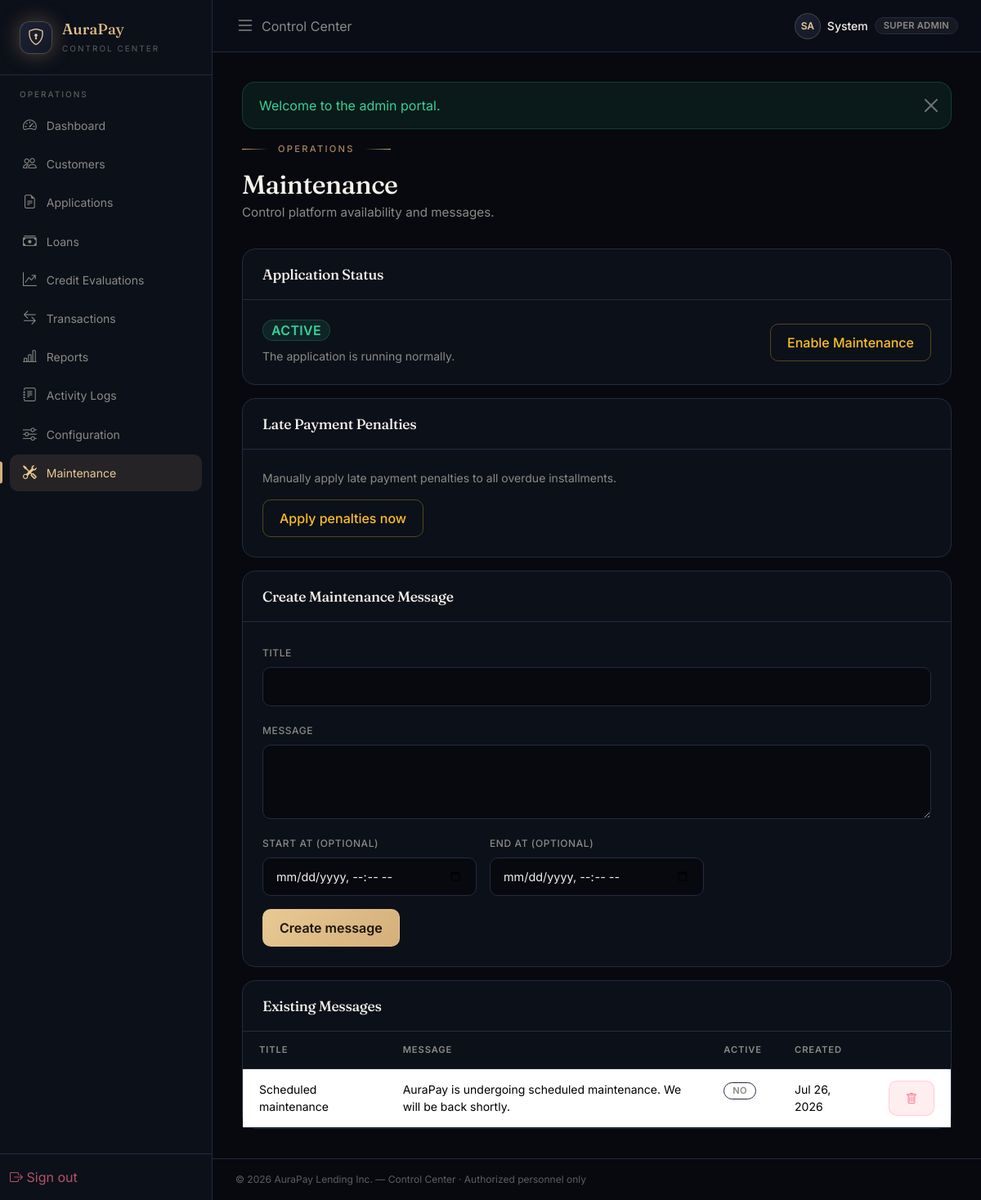
The page /admin/maintenance.php (signed in) on the database its author committed.
### tables this page shows
CREATE TABLE `users` (
    `id`                  BIGINT UNSIGNED NOT NULL AUTO_INCREMENT,
    `first_name`          VARCHAR(100)    NOT NULL,
    `middle_name`         VARCHAR(100)    DEFAULT NULL,
    `last_name`           VARCHAR(100)    NOT NULL,
    `email`               VARCHAR(190)    NOT NULL,
    `password_hash`       VARCHAR(255)    NOT NULL,
    `phone`               VARCHAR(32)     NOT NULL,
    `user_type`           ENUM('customer','admin') NOT NULL DEFAULT 'customer',
    `role`                VARCHAR(50)     DEFAULT NULL,
    `status`              ENUM('active','inactive','suspended','pending') NOT NULL DEFAULT 'pending',
    `email_verified_at`   DATETIME        DEFAULT NULL,
    `last_login_at`       DATETIME        DEFAULT NULL,
    `failed_login_attempts` INT UNSIGNED  NOT NULL DEFAULT 0,
    `locked_until`        DATETIME        DEFAULT NULL,
    `created_at`          DATETIME        NOT NULL DEFAULT CURRENT_TIMESTAMP,
    `updated_at`          DATETIME        NOT NULL DEFAULT CURRENT_TIMESTAMP ON UPDATE CURRENT_TIMESTAMP,
    PRIMARY KEY (`id`),
    UNIQUE KEY `uniq_users_email` (`email`),
    KEY `idx_users_type` (`user_type`),
    KEY `idx_users_status` (`status`),
    KEY `idx_users_phone` (`phone`)
);

CREATE TABLE `maintenance_messages` (
    `id`         BIGINT UNSIGNED NOT NULL AUTO_INCREMENT,
    `title`      VARCHAR(255)    NOT NULL,
    `message`    TEXT            NOT NULL,
    `start_at`   DATETIME        DEFAULT NULL,
    `end_at`     DATETIME        DEFAULT NULL,
    `is_active`  TINYINT(1)      NOT NULL DEFAULT 1,
    `created_by` BIGINT UNSIGNED DEFAULT NULL,
    `created_at` DATETIME        NOT NULL DEFAULT CURRENT_TIMESTAMP,
    `updated_at` DATETIME        NOT NULL DEFAULT CURRENT_TIMESTAMP ON UPDATE CURRENT_TIMESTAMP,
    PRIMARY KEY (`id`),
    KEY `idx_maint_active` (`is_active`)
);

### helpers/Session.php (called while the page is built, shortened)
<?php
final class Session
{
    public static function get(string $key, $default = null)
    {
        return $_SESSION[$key] ?? $default;
    }
    public static function isLoggedIn(): bool
    {
        return isset($_SESSION['user_id']);
    }
    public static function userId(): ?int
    {
        return self::isLoggedIn() ? (int) self::get('user_id') : null;
    }
    public static function userName(): string
    {
        return (string) self::get('user_name', '');
    }
    public static function userRole(): ?string
    {
        return self::get('user_role');
    }
    public static function flash(string $key, $value = null)
    {
        $val = $_SESSION['_flash'][$key] ?? null;
        return $val;
    }
    public static function hasFlash(string $key): bool
    {
        return isset($_SESSION['_flash'][$key]);
    }
}

### helpers/Util.php (called while the page is built, shortened)
<?php
final class Util
{
    public static function formatDate(?string $date, string $format = 'M j, Y'): string
    {
        $ts = strtotime($date);
        return $ts ? date($format, $ts) : '—';
    }
    public static function initials(string $name): string
    {
        $parts = preg_split('/\s+/', trim($name));
        return strtoupper(substr($parts[0], 0, 1) . substr(end($parts), 0, 1));
    }
}

### helpers/Database.php (called while the page is built, shortened)
<?php
final class Database
{
    private static ?PDO $instance = null;
    public static function connection(): PDO
    {
        if (self::$instance instanceof PDO) {
            return self::$instance;
        }
        $cfg = require CONFIG_PATH . '/database.php';
        $dsn = sprintf(
            'mysql:host=%s;port=%d;dbname=%s;charset=%s',
            $cfg['host'],
            $cfg['port'],
            $cfg['name'],
            $cfg['charset']
        );
        $options = [
            PDO::ATTR_ERRMODE            => PDO::ERRMODE_EXCEPTION,
            PDO::ATTR_DEFAULT_FETCH_MODE => PDO::FETCH_ASSOC,
            PDO::ATTR_EMULATE_PREPARES   => false,
            PDO::ATTR_PERSISTENT         => false,
        ];
        try {
            self::$instance = new PDO($dsn, $cfg['user'], $cfg['pass'], $options);
        } catch (PDOException $e) {
            self::fail($e);
        }
        return self::$instance;
    }
    public static function query(string $sql, array $params = []): PDOStatement
    {
        $stmt = self::connection()->prepare($sql);
        $stmt->execute($params);
        return $stmt;
    }
    public static function fetch(string $sql, array $params = []): ?array
    {
        $stmt = self::query($sql, $params);
        $row = $stmt->fetch();
        return $row === false ? null : $row;
    }
    public static function fetchAll(string $sql, array $params = []): array
    {
        return self::query($sql, $params)->fetchAll();
    }
}

### helpers/Settings.php (called while the page is built, shortened)
<?php
final class Settings
{
    public static function get(string $key, $default = null)
    {
        $row = Database::fetch('SELECT value FROM settings WHERE key_name = :k', [':k' => $key]);
        $value = $row ? $row['value'] : $default;
        return $value;
    }
}

### admin/maintenance.php (the view, shortened to what this page needs)
<?php
require_once __DIR__ . '/../includes/admin_header.php';
$appStatus = Settings::get('app_status', 'active');
$messages = Database::fetchAll('SELECT * FROM maintenance_messages ORDER BY created_at DESC');
?>
<div class="page-header">
    <?= section_label('Operations') ?>
    <h1 class="page-title">Maintenance</h1>
    <p class="page-subtitle">Control platform availability and messages.</p>
</div>
<div class="card mb-3">
    <div class="card-header"><h5 class="mb-0">Application Status</h5></div>
    <div class="card-body">
        <div class="d-flex align-items-center justify-content-between">
            <div>
                <span class="badge <?= $appStatus==='active'?'badge-emerald':'badge-rose' ?> fs-6">
                    <?= $appStatus === 'active' ? 'Active' : 'Maintenance Mode' ?>
                </span>
                <p class="text-muted small mt-2 mb-0">
                    <?= $appStatus === 'active' ? 'The application is running normally.' : 'The application is in maintenance mode. Customers cannot access the portal.' ?>
                </p>
            </div>
            <form method="post" onsubmit="return confirm('Toggle maintenance mode?')">
                <button type="submit" class="btn <?= $appStatus==='active'?'btn-ghost-gold':'btn-emerald' ?>" style="<?= $appStatus==='active'?'color: var(--amber); border-color: rgba(251,191,36,0.3);':'' ?>">
                    <?= $appStatus === 'active' ? 'Enable Maintenance' : 'Disable Maintenance' ?>
                </button>
            </form>
        </div>
    </div>
</div>
<div class="card mb-3">
    <div class="card-header"><h5 class="mb-0">Late Payment Penalties</h5></div>
    <div class="card-body">
        <p class="text-muted small">Manually apply late payment penalties to all overdue installments.</p>
        <form method="post" onsubmit="return confirm('Apply penalties to all overdue installments?')">
            <button type="submit" class="btn btn-ghost-gold" style="color: var(--amber); border-color: rgba(251,191,36,0.3);">Apply penalties now</button>
        </form>
    </div>
</div>
<div class="card mb-3">
    <div class="card-header"><h5 class="mb-0">Create Maintenance Message</h5></div>
    <div class="card-body">
        <form method="post">
            <div class="mb-3"><label class="form-label">Title</label><input type="text" name="title" class="form-control" required></div>
            <div class="mb-3"><label class="form-label">Message</label><textarea name="message" class="form-control" rows="3" required></textarea></div>
            <div class="row g-3">
                <div class="col-md-4"><label class="form-label">Start at (optional)</label><input type="datetime-local" name="start_at" class="form-control"></div>
                <div class="col-md-4"><label class="form-label">End at (optional)</label><input type="datetime-local" name="end_at" class="form-control"></div>
            </div>
            <button type="submit" class="btn btn-gold mt-3">Create message</button>
        </form>
    </div>
</div>
<div class="card">
    <div class="card-header"><h5 class="mb-0">Existing Messages</h5></div>
    <div class="card-body p-0">
        <div class="table-responsive">
            <table class="table table-sm mb-0">
                <thead><tr><th>Title</th><th>Message</th><th>Active</th><th>Created</th><th></th></tr></thead>
                <tbody>
                    <?php foreach ($messages as $msg): ?>
                    <tr>
                        <td><?= htmlspecialchars($msg['title']) ?></td>
                        <td class="small"><?= htmlspecialchars($msg['message']) ?></td>
                        <td><?= $msg['is_active'] ? '<span class="badge badge-emerald">Yes</span>' : '<span class="badge badge-neutral">No</span>' ?></td>
                        <td><?= Util::formatDate($msg['created_at']) ?></td>
                        <td>
                            <form method="post" class="d-inline" onsubmit="return confirm('Delete this message?')">
                                <button type="submit" class="btn btn-sm btn-danger"><i class="bi bi-trash"></i></button>
                            </form>
                        </td>
                    </tr>
                    <?php endforeach; ?>
                </tbody>
            </table>
        </div>
    </div>
</div>
<?php require_once __DIR__ . '/../includes/admin_footer.php'; ?>

### includes/admin_header.php (shortened to what this page needs)
<?php
require_once __DIR__ . '/../includes/product.php';
$adminUser = Database::fetch('SELECT * FROM users WHERE id = :id', [':id' => Session::userId()]);
$p = product();
$role = Session::userRole();
$active = basename($_SERVER['PHP_SELF'] ?? '');
?>
<!DOCTYPE html>
<html lang="en">
<head>
    <link href="https://cdn.jsdelivr.net/npm/bootstrap@5.3.3/dist/css/bootstrap.min.css" rel="stylesheet">
    <link href="https://cdn.jsdelivr.net/npm/bootstrap-icons@1.11.3/font/bootstrap-icons.min.css" rel="stylesheet">
    <link href="assets/css/aurapay.css" rel="stylesheet">
</head>
<body>
<div class="admin-wrapper bg-grain">
    <aside class="admin-sidebar" id="adminSidebar">
        <a href="dashboard.php" class="sidebar-brand">
            <span class="brand-icon" style="background: linear-gradient(135deg, var(--obsidian-4), var(--obsidian-3)); color: var(--gold-bright); border: 1px solid rgba(212,175,122,0.3);">
                <i class="bi bi-shield-lock"></i>
            </span>
            <span>
                <span class="brand-text"><?= htmlspecialchars($p['name']) ?></span>
                <span class="brand-sub">Control Center</span>
            </span>
        </a>
        <nav class="sidebar-nav">
            <div class="nav-section-label">Operations</div>
            <a href="dashboard.php" class="nav-link <?= $active === 'dashboard.php' ? 'active' : '' ?>"><i class="bi bi-speedometer2"></i> Dashboard</a>
            <a href="customers.php" class="nav-link <?= $active === 'customers.php' ? 'active' : '' ?>"><i class="bi bi-people"></i> Customers</a>
            <a href="applications.php" class="nav-link <?= $active === 'applications.php' ? 'active' : '' ?>"><i class="bi bi-file-earmark-text"></i> Applications</a>
            <a href="loans.php" class="nav-link <?= $active === 'loans.php' ? 'active' : '' ?>"><i class="bi bi-cash-stack"></i> Loans</a>
            <a href="credit_evaluation.php" class="nav-link <?= $active === 'credit_evaluation.php' ? 'active' : '' ?>"><i class="bi bi-graph-up-arrow"></i> Credit Evaluations</a>
            <a href="transactions.php" class="nav-link <?= $active === 'transactions.php' ? 'active' : '' ?>"><i class="bi bi-arrow-left-right"></i> Transactions</a>
            <a href="reports.php" class="nav-link <?= $active === 'reports.php' ? 'active' : '' ?>"><i class="bi bi-bar-chart-line"></i> Reports</a>
            <a href="activity_logs.php" class="nav-link <?= $active === 'activity_logs.php' ? 'active' : '' ?>"><i class="bi bi-journal-text"></i> Activity Logs</a>
            <?php if (in_array($role, [ROLE_SUPER_ADMIN, ROLE_ADMIN], true)): ?>
            <a href="configuration.php" class="nav-link <?= $active === 'configuration.php' ? 'active' : '' ?>"><i class="bi bi-sliders"></i> Configuration</a>
            <a href="maintenance.php" class="nav-link <?= $active === 'maintenance.php' ? 'active' : '' ?>"><i class="bi bi-tools"></i> Maintenance</a>
            <?php endif; ?>
        </nav>
        <div class="sidebar-footer">
            <a href="logout.php" class="nav-link" style="color: rgba(251,113,133,0.7);">
                <i class="bi bi-box-arrow-right"></i> Sign out
            </a>
        </div>
    </aside>
    <div class="admin-main">
        <header class="admin-topbar">
            <button class="sidebar-toggle" id="sidebarToggle"><i class="bi bi-list fs-4"></i></button>
            <div class="d-flex align-items-center gap-2">
                <span class="d-none d-md-inline text-muted">Control Center</span>
            </div>
            <div class="topbar-actions">
                <div class="dropdown">
                    <button class="icon-btn d-flex align-items-center gap-2" data-bs-toggle="dropdown">
                        <span class="avatar avatar-sm avatar-admin"><?= Util::initials(Session::userName()) ?></span>
                        <span class="d-none d-md-inline" style="color: var(--ink); font-weight: 500; font-size: 0.875rem;"><?= htmlspecialchars($adminUser['first_name'] ?? 'Admin') ?></span>
                        <span class="badge badge-neutral"><?= htmlspecialchars(ucfirst(str_replace('_', ' ', $role ?? 'admin'))) ?></span>
                    </button>
                </div>
            </div>
        </header>
        <main class="admin-content animate-fade-in">
            <?php if (Session::hasFlash('success')): ?>
                <div class="alert alert-success alert-dismissible fade show">
                    <?= htmlspecialchars(Session::flash('success')) ?>
                    <button type="button" class="btn-close" data-bs-dismiss="alert"></button>
                </div>
            <?php endif; ?>

### rows shown on the page
users: first_name "SA", first_name "System"
maintenance_messages: title "Scheduled maintenance", message "AuraPay is undergoing scheduled maintenance. We will be back shortly.", is_active "NO", created_at "Jul 26, 2026"

### other values the page prints
$p['name'] "AuraPay"
str_replace('_', ' ', $role ?? 'admin') "SUPER ADMIN"
Session::flash('success') "Welcome to the admin portal."
$label "OPERATIONS"
product()['company'] "AuraPay Lending Inc."
